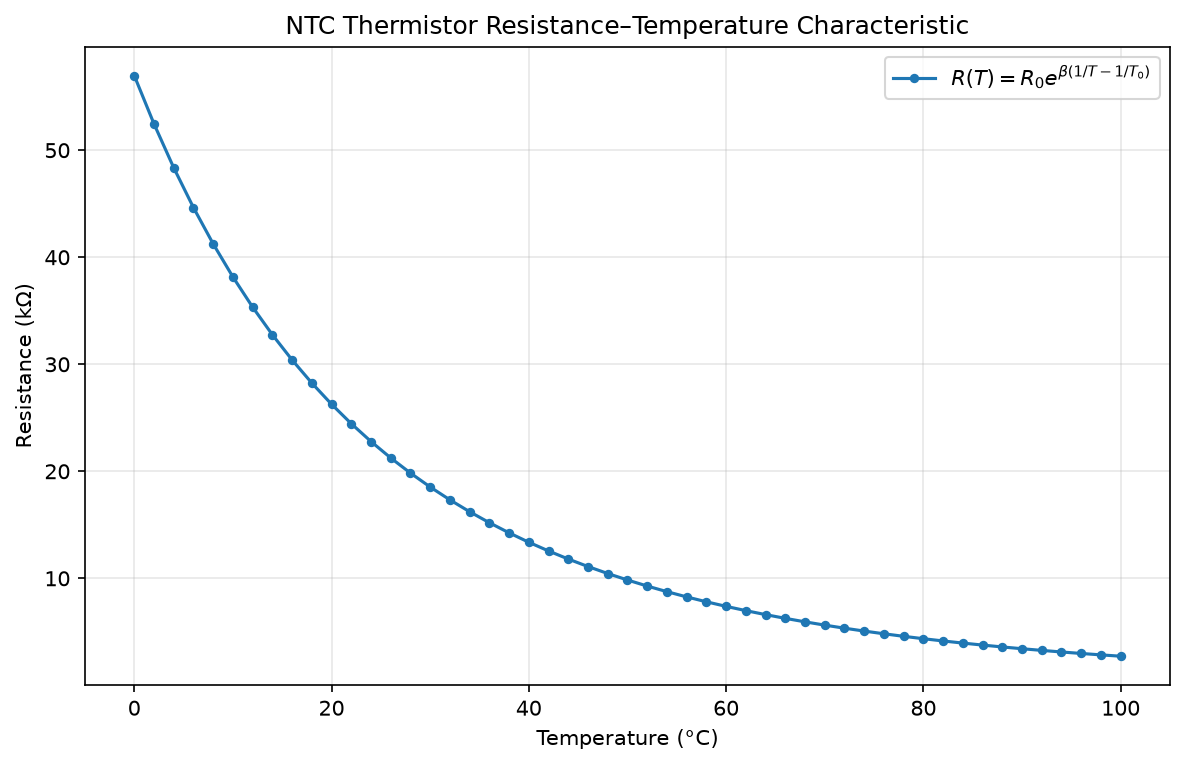

Here is the Python script that generated this plot:
"""NTC thermistor resistance-temperature characteristic.

Model:
    R(T) = R0 * exp(beta * (1/T - 1/T0))

Temperatures in the model are absolute temperatures (K).
"""

from pathlib import Path

import numpy as np
import matplotlib.pyplot as plt


WORK_DIR = Path(__file__).resolve().parent
BETA_K = 3100.0
T0_C = 25.0
T0_K = T0_C + 273.15
R0_KOHM = 22.0


def resistance(t_kelvin: np.ndarray) -> np.ndarray:
    """Return resistance in kOhm for absolute temperature in kelvin."""
    return R0_KOHM * np.exp(BETA_K * (1.0 / t_kelvin - 1.0 / T0_K))


def write_svg(temperature_c: np.ndarray, resistance_kohm: np.ndarray, path: Path) -> None:
    """Write a self-contained SVG plot without external plotting packages."""
    width, height = 900, 560
    left, right, top, bottom = 85, 35, 35, 75
    plot_w, plot_h = width - left - right, height - top - bottom
    x_min, x_max = 0.0, 100.0
    y_min, y_max = 0.0, 60.0

    def x_px(x: float) -> float:
        return left + (x - x_min) / (x_max - x_min) * plot_w

    def y_px(y: float) -> float:
        return top + (y_max - y) / (y_max - y_min) * plot_h

    points = " ".join(f"{x_px(x):.2f},{y_px(y):.2f}" for x, y in zip(temperature_c, resistance_kohm))
    parts = [
        f'<svg xmlns="http://www.w3.org/2000/svg" width="{width}" height="{height}" viewBox="0 0 {width} {height}">',
        '<rect width="100%" height="100%" fill="white"/>',
        '<text x="450" y="24" text-anchor="middle" font-family="Arial" font-size="19">NTC Thermistor Resistance–Temperature Characteristic</text>',
    ]
    for x in range(0, 101, 20):
        xp = x_px(x)
        parts.append(f'<line x1="{xp:.2f}" y1="{top}" x2="{xp:.2f}" y2="{top + plot_h}" stroke="#dddddd"/>')
        parts.append(f'<text x="{xp:.2f}" y="{height - 48}" text-anchor="middle" font-family="Arial" font-size="13">{x}</text>')
    for y in range(0, 61, 10):
        yp = y_px(y)
        parts.append(f'<line x1="{left}" y1="{yp:.2f}" x2="{left + plot_w}" y2="{yp:.2f}" stroke="#dddddd"/>')
        parts.append(f'<text x="{left - 10}" y="{yp + 5:.2f}" text-anchor="end" font-family="Arial" font-size="13">{y}</text>')
    parts.extend([
        f'<line x1="{left}" y1="{top}" x2="{left}" y2="{top + plot_h}" stroke="black"/>',
        f'<line x1="{left}" y1="{top + plot_h}" x2="{left + plot_w}" y2="{top + plot_h}" stroke="black"/>',
        f'<polyline points="{points}" fill="none" stroke="#1769aa" stroke-width="2.2"/>',
        f'<text x="{left + plot_w / 2:.2f}" y="{height - 12}" text-anchor="middle" font-family="Arial" font-size="15">Temperature (°C)</text>',
        f'<text x="18" y="{top + plot_h / 2:.2f}" text-anchor="middle" transform="rotate(-90 18 {top + plot_h / 2:.2f})" font-family="Arial" font-size="15">Resistance (kΩ)</text>',
        '</svg>',
    ])
    path.write_text("\n".join(parts), encoding="utf-8")


def main() -> None:
    temperature_c = np.arange(0.0, 100.0 + 2.0, 2.0)
    temperature_k = temperature_c + 273.15
    resistance_kohm = resistance(temperature_k)

    data = np.column_stack((temperature_c, temperature_k, resistance_kohm))
    np.savetxt(
        WORK_DIR / "thermistor_data.csv",
        data,
        delimiter=",",
        header="temperature_C,temperature_K,resistance_kOhm",
        comments="",
        fmt=["%.0f", "%.2f", "%.6f"],
    )

    write_svg(temperature_c, resistance_kohm, WORK_DIR / "thermistor_curve.svg")

    plt.figure(figsize=(8, 5.2), dpi=150)
    plt.plot(temperature_c, resistance_kohm, "o-", linewidth=1.5, markersize=3.5,
             label=r"$R(T)=R_0 e^{\beta(1/T-1/T_0)}$")
    plt.xlabel("Temperature (°C)")
    plt.ylabel("Resistance (kΩ)")
    plt.title("NTC Thermistor Resistance–Temperature Characteristic")
    plt.grid(True, alpha=0.3)
    plt.legend()
    plt.tight_layout()
    plt.savefig(WORK_DIR / "thermistor_curve.png", bbox_inches="tight")
    plt.close()

    print(f"Saved: {WORK_DIR / 'thermistor_data.csv'}")
    print(f"Saved: {WORK_DIR / 'thermistor_curve.svg'}")
    print(f"Saved: {WORK_DIR / 'thermistor_curve.png'}")
    print(f"R(0 °C)   = {resistance_kohm[0]:.3f} kΩ")
    print(f"R(25 °C)  = {resistance(np.array([T0_K]))[0]:.3f} kΩ")
    print(f"R(100 °C) = {resistance_kohm[-1]:.3f} kΩ")


if __name__ == "__main__":
    main()
